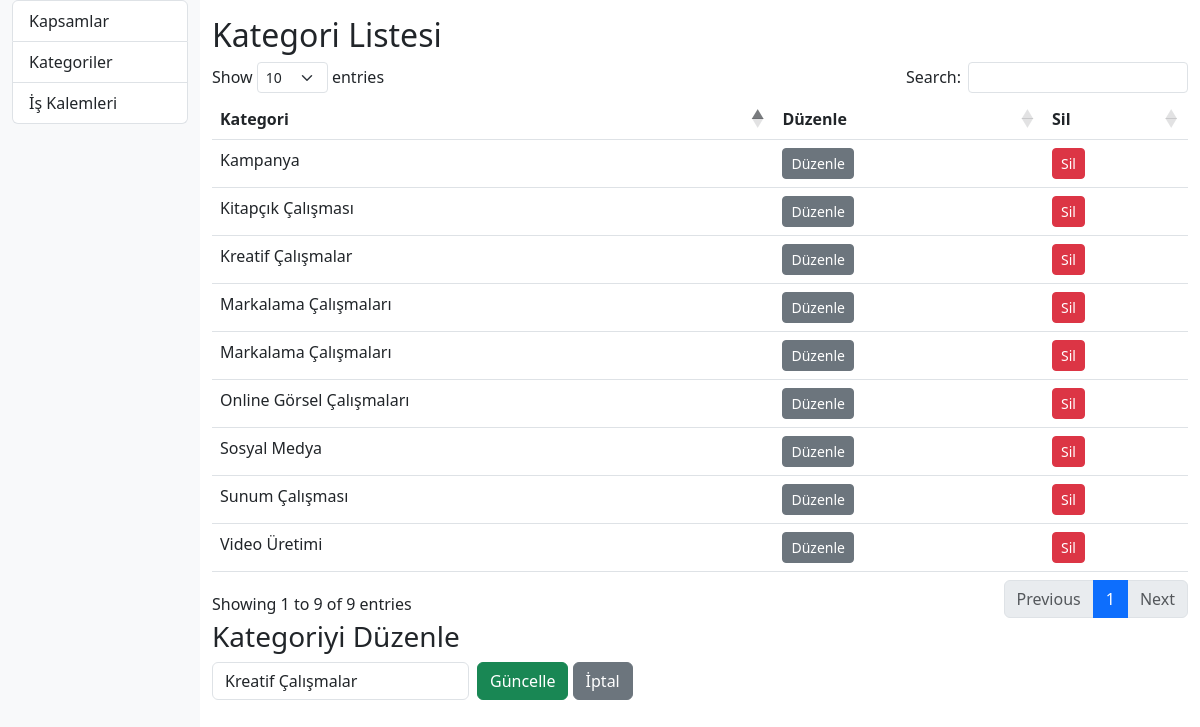
The page /index.php?page=kategoriler&edit_id=3 on the database its author committed.
### tables this page shows
CREATE TABLE `categories` (
  `id` int(11) NOT NULL,
  `name` varchar(255) NOT NULL
);

### kategoriler.php (the view, shortened to what this page needs)
<?php
include 'db.php';
$duzenleKategori = null;
if (isset($_GET['edit_id'])) {
    $stmt = $pdo->prepare('SELECT * FROM categories WHERE id = ?');
    $stmt->execute([$_GET['edit_id']]);
    $duzenleKategori = $stmt->fetch();
}
$kategoriler = $pdo->query('SELECT * FROM categories')->fetchAll();
?>
<h2>Kategori Listesi</h2>
<table class="table datatable" id="kategoriler-table">
    <thead>
        <tr><th>Kategori</th><th>Düzenle</th><th>Sil</th></tr>
    </thead>
    <tbody>
    <?php foreach ($kategoriler as $kategori): ?>
        <tr>
            <td><?= htmlspecialchars($kategori['name']) ?></td>
            <td>
                <a href="?page=kategoriler&edit_id=<?= $kategori['id'] ?>" class="btn btn-sm btn-secondary">Düzenle</a>
            </td>
            <td>
                <form method="post" onsubmit="return confirm('Silinsin mi?');" class="d-inline">
                    <button class="btn btn-sm btn-danger">Sil</button>
                </form>
            </td>
        </tr>
    <?php endforeach; ?>
    </tbody>
</table>
<?php if ($duzenleKategori): ?>
<h3>Kategoriyi Düzenle</h3>
<form method="post" class="row g-2 mb-3">
    <div class="col-auto">
        <input class="form-control" name="kategori_adi" value="<?= htmlspecialchars($duzenleKategori['name']) ?>" required>
    </div>
    <div class="col-auto">
        <button class="btn btn-success">Güncelle</button>
        <a href="?page=kategoriler" class="btn btn-secondary">İptal</a>
    </div>
</form>
<?php endif; ?>

### rows shown on the page
categories: name "Markalama Çalışmaları"
categories: name "Markalama Çalışmaları"
categories: name "Kreatif Çalışmalar", kategori_adi "Kreatif Çalışmalar"
categories: name "Kitapçık Çalışması"
categories: name "Sunum Çalışması"
categories: name "Kampanya"
categories: name "Video Üretimi"
categories: name "Sosyal Medya"
categories: name "Online Görsel Çalışmaları"
